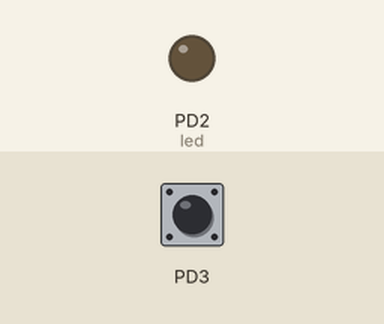
Bench run of a program on a simulated ATmega328P, built with avr-gcc and emulated at 16 MHz. Shown: output pins drawn as LEDs (lit = HIGH). The test bench sets the inputs (shaded band); at power-on: PD3 HIGH.

Above: at 1.2 s.
1.3 s: PD3 pulled LOW for 0.15 s
At 1.9 s:
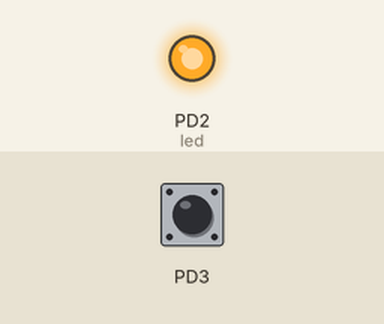
2.9 s: PD3 pulled LOW for 1 s
At 4.3 s:
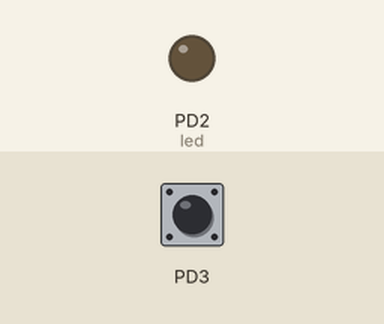
5.4 s: PD3 pulled LOW for 3.2 s
At 9.1 s:
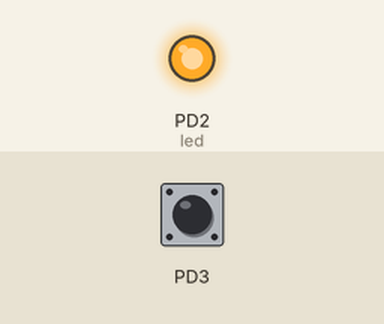
Timing chart, 0 to 10.6 s (numbered marks = the images above; inputs shaded):
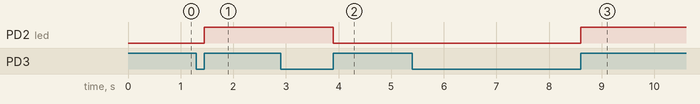

Measured:
- after the input at 1.3 s, PD2 (led): LOW → HIGH after 0.15 s
- after the input at 2.9 s, PD2 (led): HIGH → LOW after 1.0 s
- after the input at 5.4 s, PD2 (led): LOW → HIGH after 3.2 s

The program:

flanken.c
```c
/*
 * flanken.c
 *
 * Created: 20.03.2016 13:21:39
 * Author : alex
 */
#define F_CPU 16000000UL
#include <util/delay.h>
#include <avr/io.h>

int main(void)
{
    DDRD  |= (1<<DDD2);		// PD2 output
	PORTD |= (1<<PORTD3);	// enable pullup on PD3

	uint8_t oldIn=1;		// variable for old input state
	uint8_t newIn;			// variable for new input state
	uint8_t led=0;			// variable for LED state

    while (1)
    {
		newIn = PIND & (1<<PIND3);	// read new input
		if (newIn && !(oldIn) )		// if newIn==1 and oldIn==0
		{
			if (led==0)					// if led is off
			{
				led=1;
				PORTD |=(1<<PORTD2);	// led on
			}
			else
			{
				led=0;
				PORTD &= ~(1<<PORTD2);	// led off
			}
		}
		oldIn=newIn;
		_delay_ms(10);					// some delay
    }
}
```
